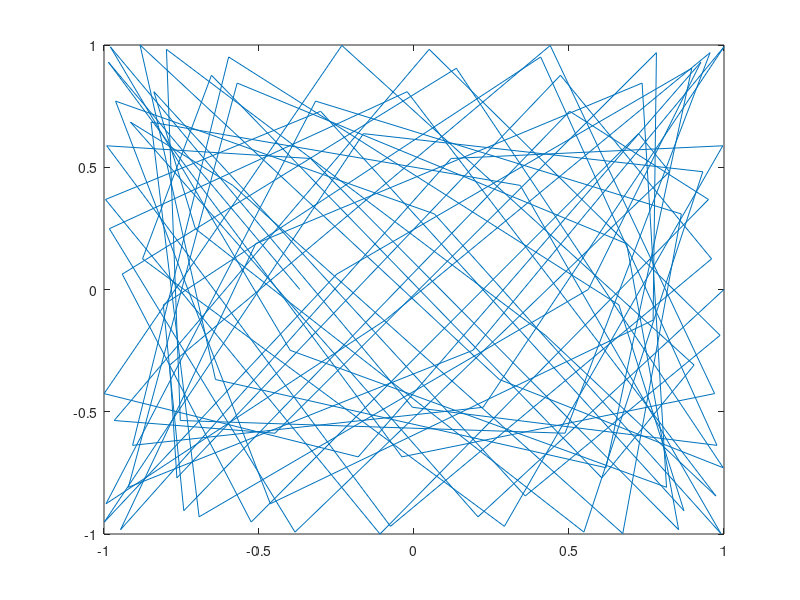

MATLAB code to generate this figure:
% skripts kas uzzīmē Lisažu figūras
% 27.01.2020
% autors yeeteris
t = 0:0.01:1;
f1 = 21.69; f2 = 69;
x = cos(2*pi*f1*t);
y = sin(2*pi*f2*t);
plot(x,y)
shg